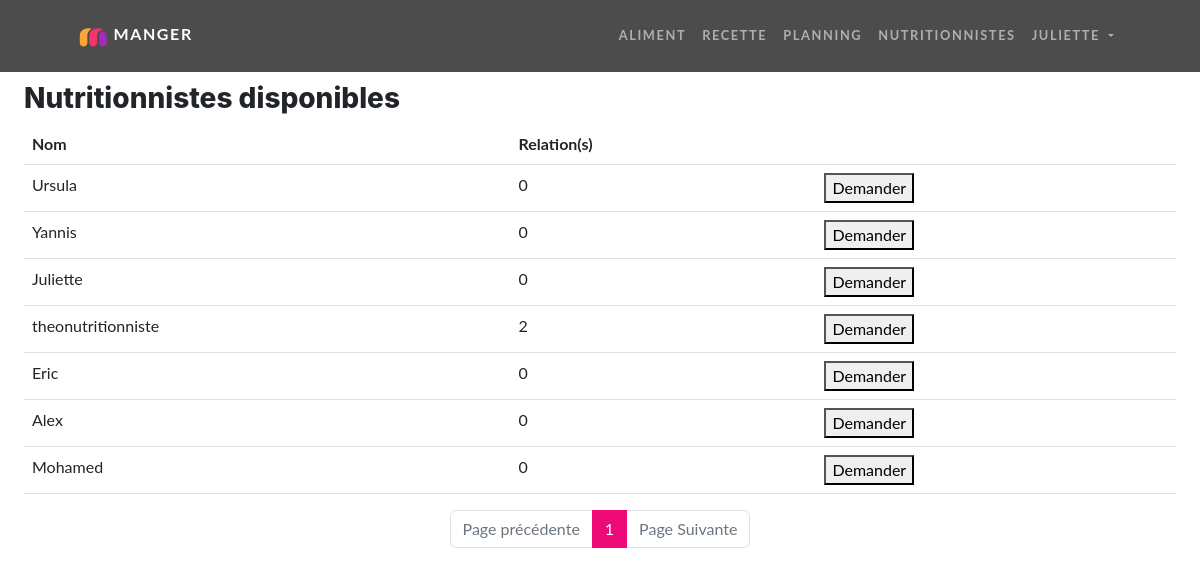
Screenshot of /rechercheNutritionniste (signed in) with the database file from the repository.
### tables this page shows
CREATE TABLE IF NOT EXISTS `utilisateurs` (
  `id` varchar(13) NOT NULL,
  `role` enum('utilisateur','admin','nutritionniste') NOT NULL,
  `nom_utilisateur` varchar(255) NOT NULL,
  `mdp` varchar(255) NOT NULL,
  `email` varchar(255) NOT NULL,
  `token` varchar(100) DEFAULT NULL,
  PRIMARY KEY (`id`)
);

### src/Controllers/Controller.php (called while the page is built, shortened)
<?php
abstract class Controller {
    function render (string $fichier, array $donnees = [], string $template = 'default.php') {
        extract($donnees);
        require_once ROOT . '/Views/' . $fichier;
    }
    function getUserIdCo() {
        if(isset($_SESSION['utilisateur'])) {
            return $_SESSION['utilisateur']['id'];
        }
        return -1;
    }
}

### src/Controllers/RechercheNutritionnisteController.php (called while the page is built, shortened)
<?php
class RechercheNutritionnisteController extends Controller
{
    public function index()
    {
        $repo = new UtilisateursModel();
        $itemsParPage = 12;
        $nbItems = $repo->countAll(['role' => 'nutritionniste']);
        $nbPage = ceil((int)$nbItems->items / $itemsParPage);
        if (isset($_GET['page']) && !empty($_GET['page'])) {
            $pageActuelle = (int) $this->secure($_GET['page']);
            if ($pageActuelle > $nbPage) {
                $pageActuelle = $nbPage;
            }
        } else {
            $pageActuelle = 1;
        }
        $premierItem = $pageActuelle * $itemsParPage - $itemsParPage;
        $items = $repo->findByLimitesNutritionnistesDetails($premierItem, $itemsParPage, $this->getUserIdCo());
        $repo = new RelationNutritionnisteModel();
        $relation = $repo->findBy(['idClient' => $this->getUserIdCo()]);
        return $this->render('rechercheNutritionniste/index.php', [
            'nutritionnistes' => $items,
            'nbPage' => $nbPage,
            'pageActuelle' => $pageActuelle,
            'relation' => $relation,
        ]);
    }
}

### index.php (called while the page is built, shortened)
<?php
$app = new Main();
$app->start();

### src/Models/Model.php (called while the page is built, shortened)
<?php
class Model extends Database {
    protected $table;
    public function countAll(array $criteres = []) {
        if(!empty($criteres)) {
            $champs = [];
            $valeurs = [];
            foreach($criteres as $champ => $valeur) {
                $champs[] = "$champ = ?";
                $valeurs[] = $valeur;
            }
            $listChamps = implode(' AND ', $champs);
            $query = $this->executeQuery('SELECT count(*) AS items FROM ' . $this->table . ' WHERE ' . $listChamps, $valeurs);
        }else{
            $query = $this->executeQuery('SELECT count(*) AS items FROM ' . $this->table);
        }
        return $query->fetch();
    }
    public function executeQuery(string $sql, array $attributs = null){
        $this->db = Database::getInstance();
        if($attributs !== null) {
            $query = $this->db->prepare($sql);
            $query->execute($attributs);
            return $query;
        }else{
            return $this->db->query($sql);
        }
    }
}

### src/Core/Database.php (called while the page is built, shortened)
<?php
class Database extends PDO {
    private static $instance;
    private function __construct() {
        $_dsn = 'mysql:dbname=' .  $_ENV['DBNAME'] .  ';host=' . $_ENV['DBHOST'];
    }
    public static function getInstance():self {
        if(self::$instance === null) {
            self::$instance = new self();
        }
        return self::$instance;
    }
}

### src/Models/UtilisateursModel.php (called while the page is built, shortened)
<?php
class UtilisateursModel extends Model {
    public function __construct() {
        $this->table = 'utilisateurs';
    }
    public function findByLimitesNutritionnistesDetails($premierItem, $itemsParPage, $userId) {
        $query = 'SELECT
                    utilisateurs.id,
                    utilisateurs.nom_utilisateur,
                    COUNT(relationnutritionniste.idClient) AS nbRelations,
                    IF(EXISTS (
                        SELECT 1
                        FROM notification
                        WHERE idUserOrigine = ? AND idUserDest = utilisateurs.id
                    ), true, false) AS notif
                    FROM
                        utilisateurs
                    LEFT JOIN
                        relationnutritionniste ON utilisateurs.id = relationnutritionniste.idNutritionniste
                    WHERE
                        utilisateurs.role = \'nutritionniste\'
                    GROUP BY
                        utilisateurs.id
                    LIMIT
                        ' . $premierItem . ', ' . $itemsParPage;
        return $this->executeQuery($query, [$userId])->fetchAll();
    }
}

### Views/rechercheNutritionniste/index.php (the view, shortened to what this page needs)
<head>
</head>
<main class="px-4">
    <section class="col-12">
        <h3>Nutritionnistes disponibles</h3>
        <table class="table">
            <thead>
                <th>Nom</th>
                <th>Relation(s)</th>
                <th></th>
            </thead>
            <tbody>
                <?php foreach ($nutritionnistes as $index => $nutritionniste) : ?>
                    <tr>
                        <td><?= $nutritionniste->nom_utilisateur ?></td>
                        <td><?= $nutritionniste->nbRelations ?></td>
                        <?php if(empty($relation)): ?>
                            <td><button id="<?= $nutritionniste->id ?>" onclick="demandeSuivi(this)" <?= $nutritionniste->notif ? "disabled" : "" ?>>Demander</button></td>
                        <?php endif ?>
                    </tr>
                <?php endforeach ?>
            </tbody>
        </table>
        <nav>
            <ul class="pagination justify-content-center flex-wrap">
                <li class="page-item <?= ($pageActuelle == 1) ? "disabled" : "" ?>">
                    <a href="?page=<?= $pageActuelle -1 ?>" class="page-link">Page précédente</a>
                </li>
                <?php for($page = 1; $page <= $nbPage; $page++): ?>
                    <li class="page-item <?= ($pageActuelle == $page) ? "active" : "" ?>">
                        <a href="?page=<?= $page ?>" class="page-link"><?= $page ?></a>
                    </li>
                <?php endfor ?>
                <li class="page-item">
                    <a href="?page=<?= $pageActuelle + 1 ?>" class="page-link <?= ($pageActuelle == $nbPage) ? "disabled" : "" ?>">Page Suivante</a>
                </li>
            </ul>
        </nav>
    </section>
</main>

### rows the page displays
utilisateurs: nom_utilisateur "Ursula", nbRelations "0"
utilisateurs: nom_utilisateur "Yannis", nbRelations "0"
utilisateurs: nom_utilisateur "Juliette", nbRelations "0"
utilisateurs: nom_utilisateur "theonutritionniste", nbRelations "2"
utilisateurs: nom_utilisateur "Eric", nbRelations "0"
utilisateurs: nom_utilisateur "Alex", nbRelations "0"
utilisateurs: nom_utilisateur "Mohamed", nbRelations "0"

### other values shown
$_SESSION['utilisateur']['nom_utilisateur'] "JULIETTE"
